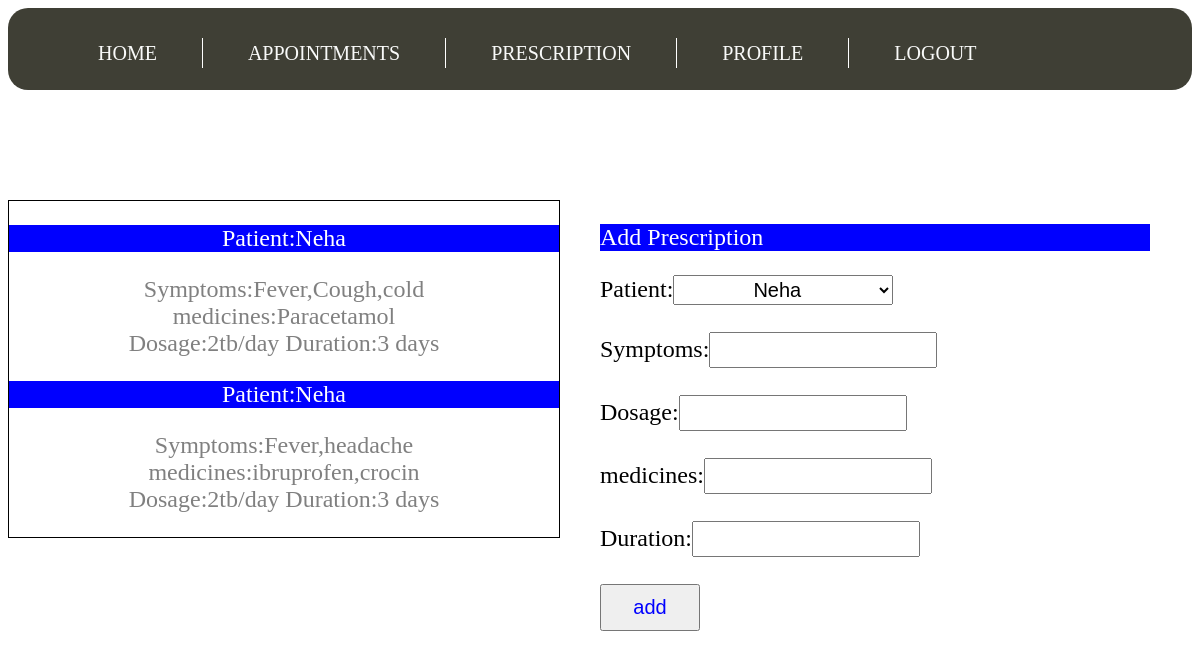
/pres/ (signed in), run on an earlier commit of the app's database.
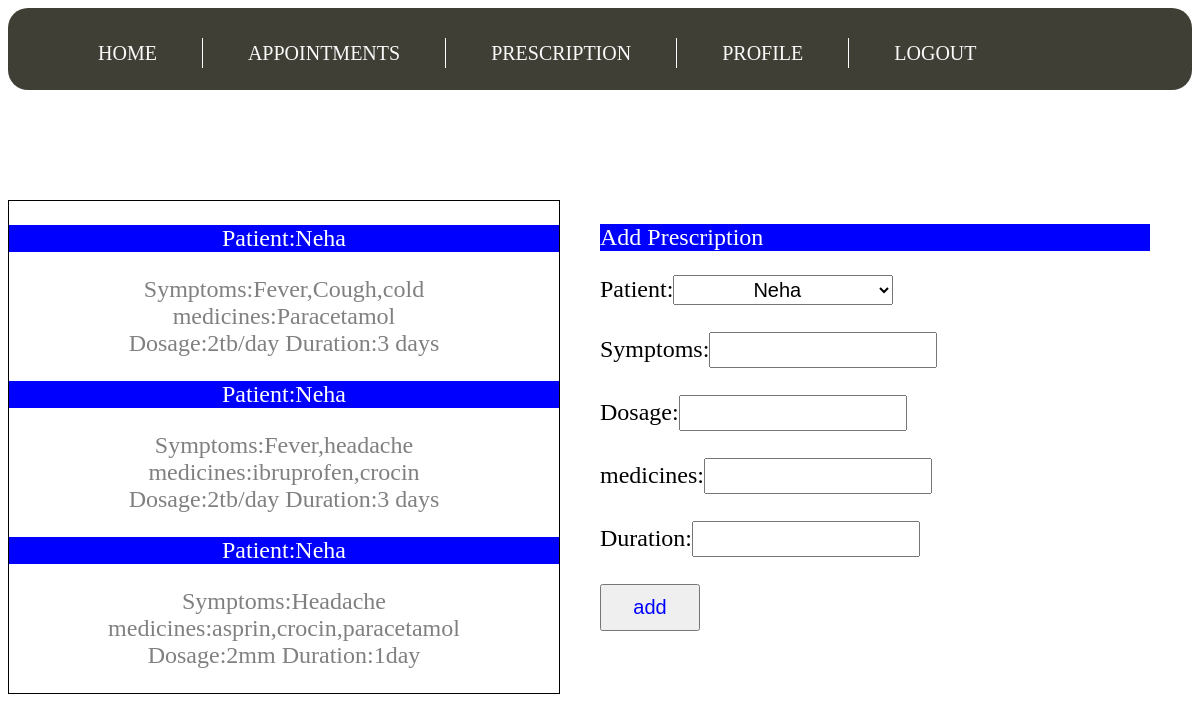
And on a later commit of the database.
### Hospital_app/models.py (models this page shows)
class Prescription(models.Model):
    symptoms = models.CharField(max_length=1500)
    medicines = models.CharField(max_length=1500)
    patient = models.ForeignKey('Patient',on_delete=models.CASCADE)
    Doc = models.ForeignKey('Doctor',on_delete=models.CASCADE)
    Dosage = models.CharField(max_length=1500)
    Duration = models.CharField(max_length=1500)

class Patient(models.Model):
    user = models.OneToOneField(User,on_delete=models.CASCADE)
    Name = models.CharField(max_length=1500)
    Email = models.EmailField()
    gender = models.CharField(max_length=1500)
    phone_no = models.BigIntegerField()

### Hospital_app/views.py (the view, shortened to what this page needs)
# urls.py: url(r'pres/',prescribe.as_view(),name="pres"),
class prescribe(View):
    def get(self,request):
        if request.user.is_active:
            try:
                request.user.doctor
            except ObjectDoesNotExist:
                return HttpResponse("LOGIN FIRST")
            pres = Prescription.objects.filter(Doc = request.user.doctor)
            pat = Patient.objects.all()
            context = {'pres':pres,'pat':pat}
            template = loader.get_template("prescription.html")
            return HttpResponse(template.render(context,request))

### Hospital_app/templates/prescription.html (shortened to what this page needs)
<!DOCTYPE html>
<html>
<head>
	{% load staticfiles %}
<link rel="stylesheet" href="https://cdnjs.cloudflare.com/ajax/libs/font-awesome/4.7.0/css/font-awesome.min.css">
</head>
<body>
{% load staticfiles %}
<link rel = "stylesheet" type="text/css" href = "{% static 'header.css' %}">
<div id = "menu">
<font size = "5">
<ul>
<li><a href ="{% url 'Hospital_app:doctor' %}">home</a></li>
    <li><a href ="{% url 'Hospital_app:app_doctor' %}">appointments</a></li>
    <li><a href ="{% url 'Hospital_app:pres' %}">prescription</a></li>
    <li><a href ="{% url 'Hospital_app:patient_profile' %}">profile</a></li>
<li><a href="{% url 'Hospital_app:logout' %}">logout</a></li>
</ul>
</div>
    <div id = "all_details" style="position: absolute;top:25%;border:solid 1px;width:550px;text-align:center;">
        {% for prescription in pres %}
        <p style = "background-color:blue;color:white;"> Patient:{{ prescription.patient.user.username}}</p>
        <P style = "color: grey;">Symptoms:{{ prescription.symptoms }}<br>
        medicines:{{ prescription.medicines }}<br>
        Dosage:{{ prescription.Dosage }}
        Duration:{{ prescription.Duration }}</P>
        {% endfor %}
    </div>
<div id = "update_pres" style="position: absolute;left:50%;top:25%;width:550px;">
    <p style = "background-color:blue;color:white;">Add Prescription</p>
    <form action = "{% url 'Hospital_app:pres' %}" method = "post" name="myForm" onsubmit = "return(validate());">
        Patient:<select style="width:220px;height:30px;font-size:20px;text-align:center;" name ="username">
        {% for pa in pat %}
        <option value = "{{ pa.user.username }}">{{ pa.user.username }}</option>
        {% endfor %}
    </select>
        <br><br>
        Symptoms:<input style="width:220px;height:30px;font-size:20px;" name="symptoms"><br><br>
        Dosage:<input style="width:220px;height:30px;font-size:20px;" name="dosage"><br><br>
        medicines:<input style="width:220px;height:30px;font-size:20px;" name="medicines"><br><br>
        Duration:<input style="width:220px;height:30px;font-size:20px;" name="duration"><br><br>
        <input type = "submit" value = "add">
    </form>
</div>

What changed in the data, as far as the page shows it:
added Prescription: patient.user.username "Neha", symptoms "Headache", medicines "asprin,crocin,paracetamol", Dosage "2mm", Duration "1day"
